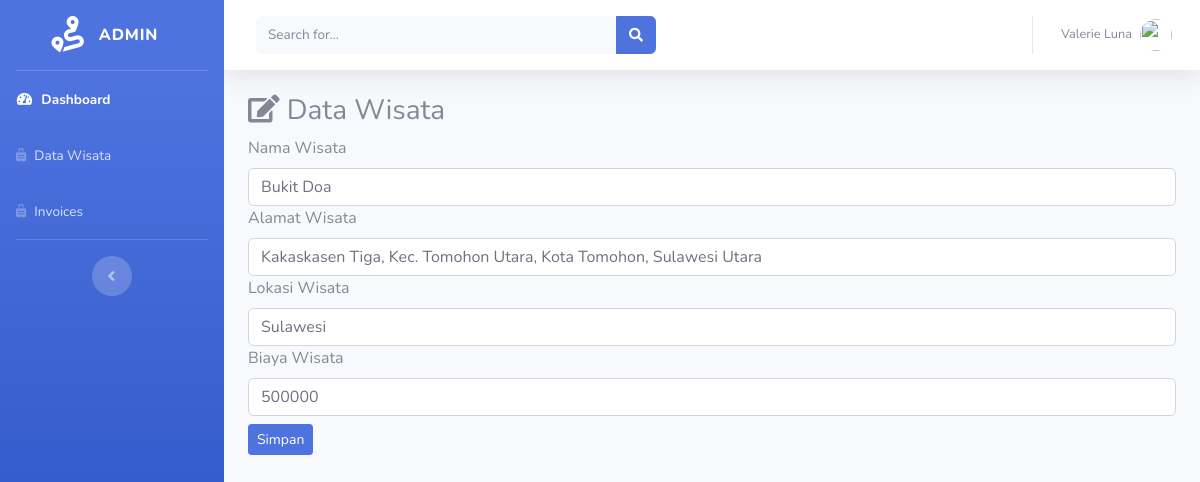
Page /admin/data_wisata/edit/4 on the committed database.
### tables this page shows
CREATE TABLE `tb_wisata` (
  `id_wisata` int(11) NOT NULL,
  `nama_wisata` varchar(500) NOT NULL,
  `alamat_wisata` varchar(900) NOT NULL,
  `lokasi_wisata` varchar(900) NOT NULL,
  `biaya_wisata` int(255) NOT NULL,
  `gambar_wisata` text NOT NULL
);

### application/controllers/admin/data_wisata.php (called while the page is built, shortened)
<?php
class Data_wisata extends CI_Controller
{
    public function edit($id_wisata)
    {
        $where = array('id_wisata' => $id_wisata);
        $data['wisata'] = $this->model_wisata->edit_wisata($where, 'tb_wisata')->result();
        $this->load->view('templates_admin/header');
        $this->load->view('templates_admin/sidebar');
        $this->load->view('admin/edit_wisata', $data);
        $this->load->view('templates_admin/footer');
    }
}

### index.php (called while the page is built, shortened)
<?php
require_once BASEPATH.'core/CodeIgniter.php';

### application/models/model_wisata.php (called while the page is built, shortened)
<?php
class model_wisata extends CI_Model
{
    public function edit_wisata($where, $table)
    {
        return $this->db->get_where($table, $where);
    }
}

### application/views/admin/edit_wisata.php (the view, shortened to what this page needs)
<div class="container-fluid">
    <h3><i class="fas fa-edit"></i> Data Wisata</h3>
    <?php foreach ($wisata as $wst) : ?>
        <form method="post" action="<?php echo base_url() . 'admin/data_wisata/update' ?>">
            <div class="for-group">
                <label>Nama Wisata</label>
                <input type="text" name="nama_wisata" class="form-control" value="<?php echo $wst->nama_wisata ?>">
            </div>
            <div class="for-group">
                <label>Alamat Wisata</label>
                <input type="text" name="alamat_wisata" class="form-control" value="<?php echo $wst->alamat_wisata ?>">
            </div>
            <div class="for-group">
                <label>Lokasi Wisata</label>
                <input type="text" name="lokasi_wisata" class="form-control" value="<?php echo $wst->lokasi_wisata ?>">
            </div>
            <div class="for-group">
                <label>Biaya Wisata</label>
                <input type="text" name="biaya_wisata" class="form-control" value="<?php echo $wst->biaya_wisata ?>">
            </div>
            <button type="submit" class="btn btn-primary btn-sm mt-2">Simpan</button>
        </form>
    <?php endforeach; ?>
</div>

### rows in the picture
tb_wisata: nama_wisata "Bukit Doa", alamat_wisata "Kakaskasen Tiga, Kec. Tomohon Utara, Kota Tomohon, Sulawesi Utara", lokasi_wisata "Sulawesi", biaya_wisata "500000"
